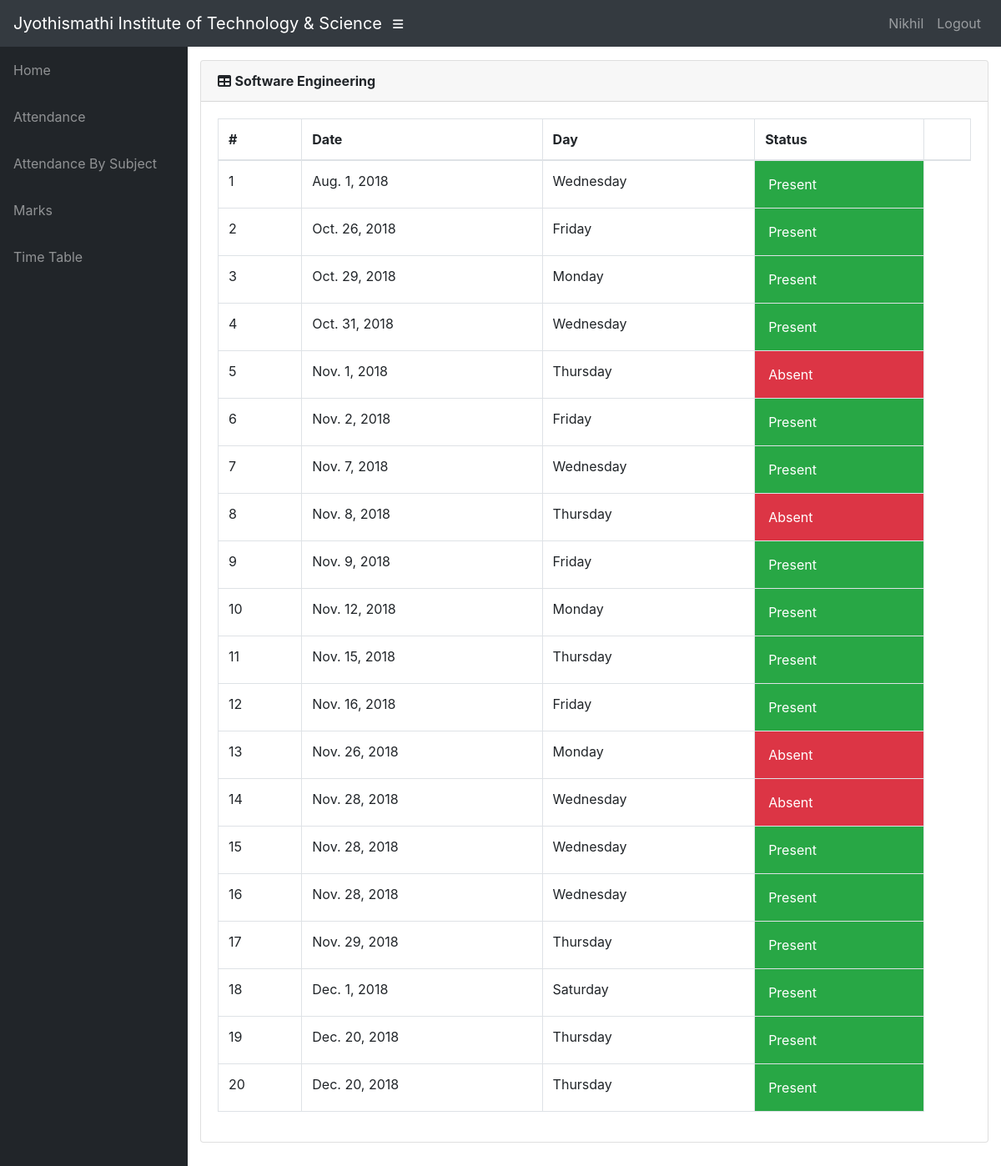
Screenshot of /info/student/CS04/CS530/attendance/ (signed in) with the database file from the repository.
### info/models.py (models this page shows, shortened)
class User(AbstractUser):
    @property
    def is_student(self):
        if hasattr(self, 'student'):
            return True
        return False

class Student(models.Model):
    user = models.OneToOneField(User, on_delete=models.CASCADE, null=True)
    class_id = models.ForeignKey(Class, on_delete=models.CASCADE, default=1)
    USN = models.CharField(primary_key='True', max_length=100)
    name = models.CharField(max_length=200)
    sex = models.CharField(max_length=50, choices=sex_choice, default='Male')
    DOB = models.DateField(default='1998-01-01')

class Course(models.Model):
    dept = models.ForeignKey(Dept, on_delete=models.CASCADE)
    id = models.CharField(primary_key='True', max_length=50)
    name = models.CharField(max_length=50)
    shortname = models.CharField(max_length=50, default='X')

class Attendance(models.Model):
    course = models.ForeignKey(Course, on_delete=models.CASCADE)
    student = models.ForeignKey(Student, on_delete=models.CASCADE)
    attendanceclass = models.ForeignKey(AttendanceClass, on_delete=models.CASCADE, default=1)
    date = models.DateField(default='2018-10-23')
    status = models.BooleanField(default='True')

### info/views.py (the view)
# urls.py: path('student/<slug:stud_id>/<slug:course_id>/attendance/', views.attendance_detail, name='attendance_detail'),
@login_required()
def attendance_detail(request, stud_id, course_id):
    stud = get_object_or_404(Student, USN=stud_id)
    cr = get_object_or_404(Course, id=course_id)
    att_list = Attendance.objects.filter(course=cr, student=stud).order_by('date')
    return render(request, 'info/att_detail.html', {'att_list': att_list, 'cr': cr})

### info/templates/info/att_detail.html (shortened to what this page needs)
{% extends 'info/base.html' %}
    {% block content %}
        <div class="card mb-3">
            <div class="card-header">
              <i class="fas fa-table"></i>
            <strong>{{ cr.name }}</strong></div>
            <div class="card-body">
              <div class="table-responsive">
                <table class="table table-bordered" id="dataTable" width="100%" cellspacing="0">
                  <thead>
                    <tr>
                        <th>#</th>
                        <th>Date</th>
                        <th>Day</th>
                        <th>Status</th>
                        <th></th>
                    </tr>
                  </thead>
                  <tbody>
                        {% for a in att_list %}
                        <tr class="row100 body">
                            <td>{{ forloop.counter }}</td>
                            <td>{{ a.date }}</td>
                            <td>{{ a.date|date:"l" }}</td>
                            {% if a.status %}
                            <td class="p-3 mb-2 bg-success text-white">Present </td>
                            {% else %}
                            <td class="p-3 mb-2 bg-danger text-white">Absent <span class="glyphicon glyphicon-thumbs-down"></span</td>
                            {% endif %}
                        </tr>
                    {% empty %}
                            <p>student has no attendance</p>
                    {% endfor %}
                  </tbody>
                </table>
              </div>
            </div>
          </div>
    {% endblock %}

### info/templates/info/base.html (shortened to what this page needs)
<!DOCTYPE html>
<html lang="en">
  <head>
      {% load static %}
    <link href="{% static '/info/bootstrap/vendor/bootstrap/css/bootstrap.min.css' %}" rel="stylesheet">
    <link href="{% static '/info/bootstrap/vendor/fontawesome-free/css/all.min.css' %}" rel="stylesheet" type="text/css">
    <link href="{% static '/info/bootstrap/vendor/datatables/dataTables.bootstrap4.css' %}" rel="stylesheet">
    <link href="{% static '/info/bootstrap/css/sb-admin.css' %}" rel="stylesheet">
  </head>
  <body id="page-top">
    <nav class="navbar navbar-expand navbar-dark bg-dark static-top">
      <a class="navbar-brand mr-1" href="{% url 'index' %}">Jyothismathi Institute of Technology & Science</a>
      <button class="btn btn-link btn-sm text-white order-1 order-sm-0" id="sidebarToggle" href="#">
        <i class="fas fa-bars"></i>
      </button>
        <div class="collapse navbar-collapse" id="navbarResponsive">
          <ul class="navbar-nav ml-auto">
            <li class="nav-item">
                {% if request.user.is_student %}
                    <a class="nav-link text-capitalize">{{ request.user.student.name }}</a>
                {% elif request.user.is_teacher %}
                    <a class="nav-link text-capitalize">{{ request.user.teacher.name }}</a>
                {% endif %}
            </li>
            <li class="nav-item">
                <a class="nav-link" href="#" data-toggle="modal" data-target="#logoutModal">Logout</a>
            </li>
          </ul>
        </div>
    </nav>
    <div id="wrapper">
      <ul class="sidebar navbar-nav">
            <li class="nav-item">
              <a class="nav-link" href="{% url 'index' %}">
                <span>Home</span>
              </a>
            </li>
        {% if request.user.is_student %}
            <li class="nav-item">
              <a class="nav-link" href="{% url 'attendance' request.user.student.USN %}">
                <span>Attendance</span>
              </a>
            </li>
            <li class="nav-item">
              <a class="nav-link" href="{% url 'attendance' request.user.student.USN %}">
                <span>Attendance By Subject</span>
              </a>
            </li>
            <li class="nav-item">
              <a class="nav-link" href="{% url 'marks_list' request.user.student.USN %}">
                <span>Marks</span>
              </a>
            </li>
              <li class="nav-item">
              <a class="nav-link" href="{% url 'timetable' request.user.student.class_id_id %}">
                <span>Time Table</span>
              </a>
            </li>
        {% endif %}
      </ul>
      <div id="content-wrapper">
        <div class="container-fluid">
            {% block content %}
            {% endblock %}
        </div>
      </div>
    </div>
  </body>
</html>

### rows the page displays
User: user.student.name "Nikhil"
Course: name "Software Engineering"
Attendance: date "Aug. 1, 2018", date "Wednesday", status "Present"
Attendance: date "Oct. 26, 2018", date "Friday", status "Present"
Attendance: date "Oct. 29, 2018", date "Monday", status "Present"
Attendance: date "Oct. 31, 2018", date "Wednesday", status "Present"
Attendance: date "Nov. 1, 2018", date "Thursday", status "Absent"
Attendance: date "Nov. 2, 2018", date "Friday", status "Present"
Attendance: date "Nov. 7, 2018", date "Wednesday", status "Present"
Attendance: date "Nov. 8, 2018", date "Thursday", status "Absent"
Attendance: date "Nov. 9, 2018", date "Friday", status "Present"
Attendance: date "Nov. 12, 2018", date "Monday", status "Present"
Attendance: date "Nov. 15, 2018", date "Thursday", status "Present"
Attendance: date "Nov. 16, 2018", date "Friday", status "Present"
Attendance: date "Nov. 26, 2018", date "Monday", status "Absent"
Attendance: date "Nov. 28, 2018", date "Wednesday", status "Absent"
Attendance: date "Nov. 28, 2018", date "Wednesday", status "Present"
Attendance: date "Nov. 28, 2018", date "Wednesday", status "Present"
Attendance: date "Nov. 29, 2018", date "Thursday", status "Present"
Attendance: date "Dec. 1, 2018", date "Saturday", status "Present"
Attendance: date "Dec. 20, 2018", date "Thursday", status "Present"
Attendance: date "Dec. 20, 2018", date "Thursday", status "Present"
